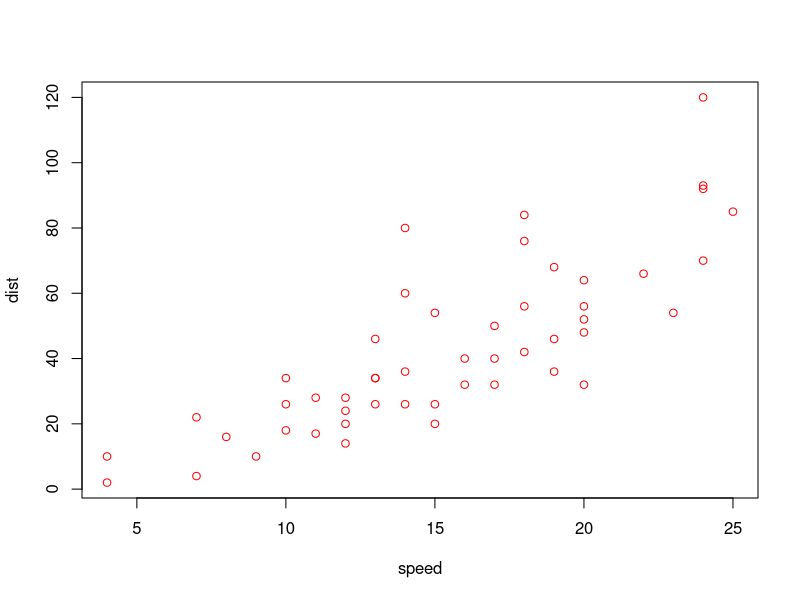

This chart was generated by the following R code:
## ---- chunk 1
plot(cars,col="red")
